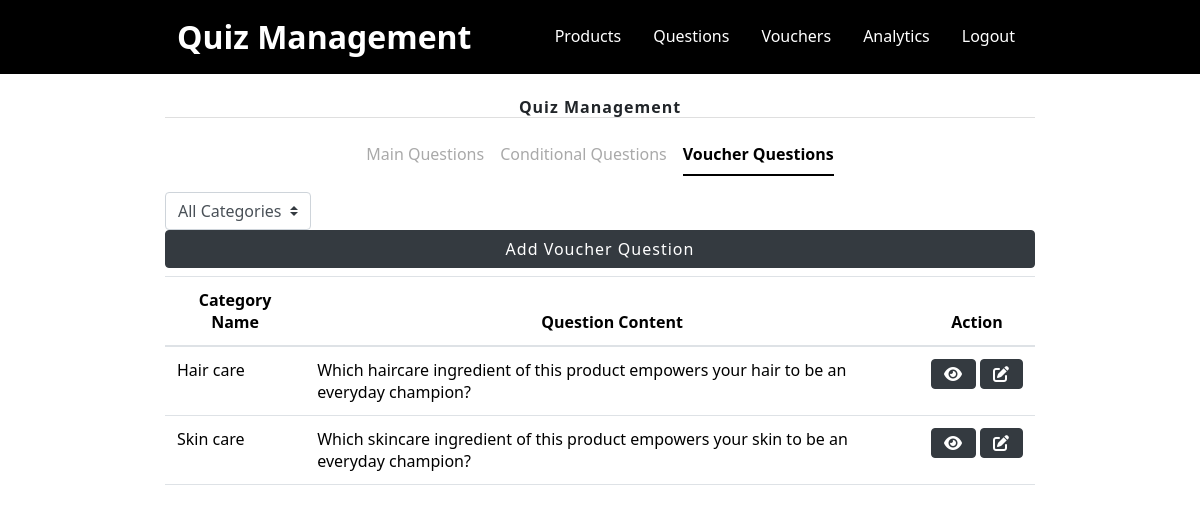
The app's page /management/voucher-question.php (signed in) with its own data.
### tables this page shows
CREATE TABLE `bonus_question` (
  `bqID` int(11) NOT NULL,
  `bqContent` text NOT NULL,
  `bqNumOptions` tinyint(4) NOT NULL,
  `bqMaxAnswer` tinyint(4) NOT NULL,
  `categoryID` int(11) NOT NULL
);

CREATE TABLE `category` (
  `categoryID` int(11) NOT NULL,
  `categoryName` text NOT NULL,
  `categoryTitle` text NOT NULL,
  `categoryDescription` text NOT NULL
);

### management/voucher-question.php (the view, shortened to what this page needs)
<?php
    include 'header.php';
    include 'navbar.php';
    include '../db.php';
    $recordsPerPage = 10;
    $page = isset($_GET['page']) ? $_GET['page'] : 1;
    $offset = ($page - 1) * $recordsPerPage;
    $categoryFilter = isset($_GET['category']) ? $_GET['category'] : 0;
    $query = "SELECT bq.*, c.categoryName,
                GROUP_CONCAT(a.answerContent) as answerContents,
                GROUP_CONCAT(p.prodName) as prodNames
                FROM bonus_question bq
                LEFT JOIN category c ON bq.categoryID = c.categoryID
                LEFT JOIN question_answer qa ON bq.bqID = qa.bqID
                LEFT JOIN answer a ON a.answerID = qa.answerID
                LEFT JOIN product_answer pa ON pa.answerID = a.answerID
                LEFT JOIN product p ON pa.prodID = p.prodID";
    $query .= " GROUP BY bq.bqID DESC
        LIMIT $offset, $recordsPerPage";
    $result = mysqli_query($conn, $query);
?>
<div class="container w-75">
    <?php include 'question_nav.php';?>
    <form class="form-inline d-inline">
        <select class="custom-select mr-3" name="category" id="category" onchange="this.form.submit()">
            <option value="0" <?php echo ($categoryFilter == 0) ? 'selected' : ''; ?>>All Categories</option>
        </select>
    </form>
    <button class="btn btn-dark float-end mb-2" data-bs-toggle="modal" data-bs-target="#addVoucherQuestionModal">Add Voucher Question</button>
</div>
<div class="container w-75">
    <div class="table-responsive">
        <table class="table table-hover">
            <thead class="text-center">
                <tr>
                    <th>Category Name</th>
                    <th>Question Content</th>
                    <th>Action</th>
                </tr>
            </thead>
            <tbody>
                <?php
                    while ($row = mysqli_fetch_assoc($result)){
                        $bqID           = $row['bqID'];
                        $bqContent      = $row['bqContent'];
                        $categoryName   = $row['categoryName'];
                ?>
                <tr>
                    <td><?php echo $categoryName;?></td>
                    <td><?php echo $bqContent;?></td>
                    <td>
                        <div class="d-flex justify-content-center align-items-center">
                            <div class="text-center me-1">
                                <button type="button" class="btn btn-dark" data-bs-toggle="modal" data-bs-target="#viewQuestionModal<?php echo $bqID; ?>">
                                    <div class="d-flex align-items-center">
                                        <i class="fa-solid fa-eye"></i>
                                    </div>
                                </button>
                            </div>
                            <div class="text-center">
                                <button type="button" class="btn btn-dark" data-bs-toggle="modal" data-bs-target="#editQuestionModal<?php echo $bqID; ?>">
                                    <div class="d-flex align-items-center">
                                        <i class="fa-solid fa-pen-to-square"></i>
                                    </div>
                                </button>
                            </div>
                        </div>
                    <?php
                        }
                    ?>
                    </td>
                </tr>
            </tbody>
        </table>
    </div>
</div>

### assets/styles.css (style rules this page uses)
button { transition: all 0.5s ease; padding: 10px 20px; width: 100%; font-size: clamp(14px, 2vw, 16px); background-image: linear-gradient( to right, #2a68dc 0%, #4da3ff 37%, #3677e4 100% ); border-radius: 30px; border: 2px solid #8e7242; color: #fff; letter-spacing: 1px; margin-bottom: 20px; }

### records on screen
bonus_question: categoryID.categoryName "Hair care", bqContent "Which haircare ingredient of this product empowers your hair to be an everyday champion?"
bonus_question: categoryID.categoryName "Skin care", bqContent "Which skincare ingredient of this product empowers your skin to be an everyday champion?"
